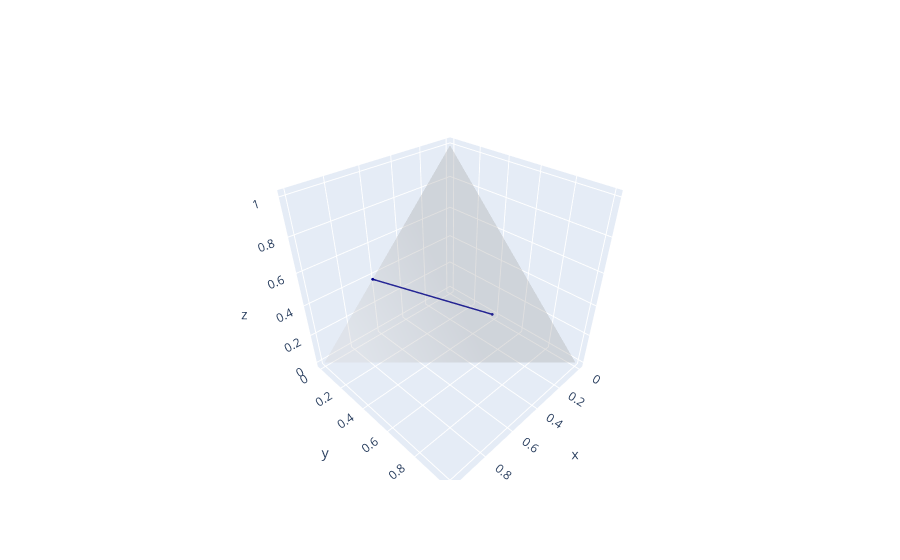

Write notebook code for a chart like this one.
### Code cell
#CODICE PER GENERARE LINE PLOT 3D DELLA ROC 

fig = go.Figure(data=go.Scatter3d(
    x= coords['TP'], 
    y= coords['TN'], 
    z=coords['FP'],
    marker=dict(
        size=1, #pallini per quelli assocaiti al threshold quindi in realtà
        #color=z,
        colorscale='Viridis',
    ),
    line=dict(
        color='darkblue',
        width=3
    )
))

"""
fig.update_layout(
    width=800,
    height=700,
    autosize=False,
    scene=dict(
        camera=dict(
            up=dict(
                x=0,
                y=0,
                z=1
            ),
            eye=dict(
                x=0,
                y=1.0707,
                z=1,
            )
        ),
        aspectratio = dict( x=1, y=1, z=0.7 ),
        aspectmode = 'manual'
    ),
)
"""

fig.add_trace(go.Figure(data=[
    go.Mesh3d(
        x=[0, 0, 0, 1], 
        y=[0, 0, 1, 0],
        z=[0, 1, 0, 0],

        color ='lightgrey',
        
        opacity = 0.2, #for transparency
        
        # i, j and k sono i vertici dei triangoli
        # here we represent the 4 triangles of the tetrahedron surface
        i=[0, 0, 0, 1],
        j=[1, 2, 3, 2],
        k=[2, 3, 1, 3],
        name='y',
        showscale=True
    )
]).data[0])



fig.show()

### Figure 1 — Plotly figure (JSON) as saved in the notebook; plotly's stock layout.template omitted (floating-point values rounded to 4 significant figures)
{"data": [{"line": {"color": "darkblue", "width": 3}, "marker": {"colorscale": [[0, "#440154"], [0.1111, "#482878"], [0.2222, "#3e4989"], [0.3333, "#31688e"], [0.4444, "#26828e"], [0.5556, "#1f9e89"], [0.6667, "#35b779"], [0.7778, "#6ece58"], [0.8889, "#b5de2b"], [1, "#fde725"]], "size": 1}, "type": "scatter3d", "x": [0.6172, 0, 0, 0, 0, 0, 0, 0, 0, 0, 0, 0, 0, 0, 0, 0, 0, 0, 0, 0, 0, 0, 0, 0, 0, 0, 0, 0, 0, 0, 0, 0, 0, 0, 0, 0, 0, 0, 0, 0, 0, 0, 0, 0, 0, 0, 0, 0, 0, 0, 0, 0, 0, 0, 0, 0, 0, 0, 0, 0, 0, 0, 0, 0, 0, 0, 0, 0, 0, 0, 0, 0, 0, 0, 0, 0, 0, 0, 0, 0, 0, 0, 0, 0, 0, 0, 0, 0, 0, 0, 0, 0, 0, 0, 0, 0, 0, 0, 0, 0, 0], "y": [0, 0.3828, 0.3828, 0.3828, 0.3828, 0.3828, 0.3828, 0.3828, 0.3828, 0.3828, 0.3828, 0.3828, 0.3828, 0.3828, 0.3828, 0.3828, 0.3828, 0.3828, 0.3828, 0.3828, 0.3828, 0.3828, 0.3828, 0.3828, 0.3828, 0.3828, 0.3828, 0.3828, 0.3828, 0.3828, 0.3828, 0.3828, 0.3828, 0.3828, 0.3828, 0.3828, 0.3828, 0.3828, 0.3828, 0.3828, 0.3828, 0.3828, 0.3828, 0.3828, 0.3828, 0.3828, 0.3828, 0.3828, 0.3828, 0.3828, 0.3828, 0.3828, 0.3828, 0.3828, 0.3828, 0.3828, 0.3828, 0.3828, 0.3828, 0.3828, 0.3828, 0.3828, 0.3828, 0.3828, 0.3828, 0.3828, 0.3828, 0.3828, 0.3828, 0.3828, 0.3828, 0.3828, 0.3828, 0.3828, 0.3828, 0.3828, 0.3828, 0.3828, 0.3828, 0.3828, 0.3828, 0.3828, 0.3828, 0.3828, 0.3828, 0.3828, 0.3828, 0.3828, 0.3828, 0.3828, 0.3828, 0.3828, 0.3828, 0.3828, 0.3828, 0.3828, 0.3828, 0.3828, 0.3828, 0.3828, 0.3828], "z": [0.3828, 0, 0, 0, 0, 0, 0, 0, 0, 0, 0, 0, 0, 0, 0, 0, 0, 0, 0, 0, 0, 0, 0, 0, 0, 0, 0, 0, 0, 0, 0, 0, 0, 0, 0, 0, 0, 0, 0, 0, 0, 0, 0, 0, 0, 0, 0, 0, 0, 0, 0, 0, 0, 0, 0, 0, 0, 0, 0, 0, 0, 0, 0, 0, 0, 0, 0, 0, 0, 0, 0, 0, 0, 0, 0, 0, 0, 0, 0, 0, 0, 0, 0, 0, 0, 0, 0, 0, 0, 0, 0, 0, 0, 0, 0, 0, 0, 0, 0, 0, 0]}, {"color": "lightgrey", "i": [0, 0, 0, 1], "j": [1, 2, 3, 2], "k": [2, 3, 1, 3], "name": "y", "opacity": 0.2, "showscale": true, "type": "mesh3d", "x": [0, 0, 0, 1], "y": [0, 0, 1, 0], "z": [0, 1, 0, 0]}], "layout": {}}
